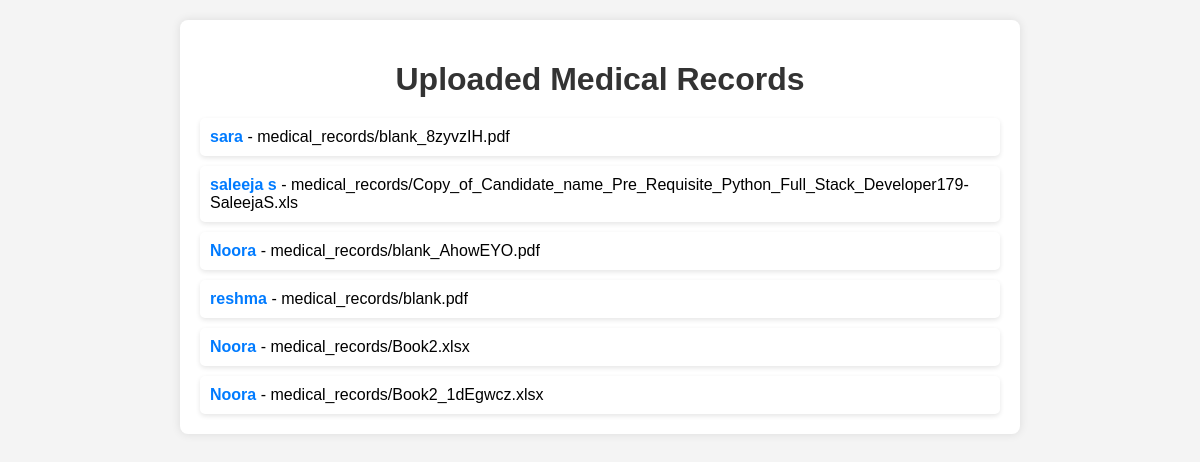
Page /uploaded-files/ on the committed database.
### patient_registration/models.py (models this page shows, shortened)
class MedicalRecord(models.Model):
    patient = models.ForeignKey(Patient, on_delete=models.CASCADE)
    diagnosis = models.CharField(max_length=200)
    report_file = models.FileField(upload_to='medical_records/')

class Patient(models.Model):
    name = models.CharField(max_length=100)
    age = models.IntegerField()
    gender = models.CharField(max_length=10)
    email = models.EmailField()
    phone_number = models.CharField(max_length=15)
    address = models.TextField()

### patient_registration/views.py (the view)
# urls.py: path('uploaded-files/', views.uploaded_files, name='uploaded_files'),
def uploaded_files(request):
    records = MedicalRecord.objects.all()
    return render(request, 'uploaded_files.html', {'records': records})

### templates/uploaded_files.html (shortened to what this page needs)
<!DOCTYPE html>
<html lang="en">
<head>
</head>
<body>
    <div class="container">
        <h1>Uploaded Medical Records</h1>
        <ul>
            {% for record in records %}
                <li><span class="patient">{{ record.patient.name }}</span> - {{ record.report_file.name }} </li>
                {% empty %}
                <li>No records uploaded.</li>
            {% endfor %}
        </ul>
    </div>
</body>
</html>

### templates/uploaded_files.html (style rules this page uses)
body { font-family: Arial, sans-serif; background-color: #f4f4f4; margin: 0; padding: 0; }
.container { max-width: 800px; margin: 20px auto; padding: 20px; background-color: #fff; border-radius: 8px; box-shadow: 0 0 10px rgba(0, 0, 0, 0.1); }
h1 { text-align: center; margin-bottom: 20px; color: #333; }
ul { list-style-type: none; padding: 0; margin: 0; }
li { background-color: #ffffff; padding: 10px; margin-bottom: 10px; border-radius: 5px; box-shadow: 0 2px 5px rgba(0, 0, 0, 0.1); }
.patient { font-weight: bold; color: #007bff; }
li:last-child { margin-bottom: 0; }

### rows in the picture
MedicalRecord: patient.name "sara", report_file.name "medical_records/blank_8zyvzIH.pdf"
MedicalRecord: patient.name "saleeja s", report_file.name "medical_records/Copy_of_Candidate_name_Pre_Requisite_Python_Full_Stack_Developer179-SaleejaS.xls"
MedicalRecord: patient.name "Noora", report_file.name "medical_records/blank_AhowEYO.pdf"
MedicalRecord: patient.name "reshma", report_file.name "medical_records/blank.pdf"
MedicalRecord: patient.name "Noora", report_file.name "medical_records/Book2.xlsx"
MedicalRecord: patient.name "Noora", report_file.name "medical_records/Book2_1dEgwcz.xlsx"
